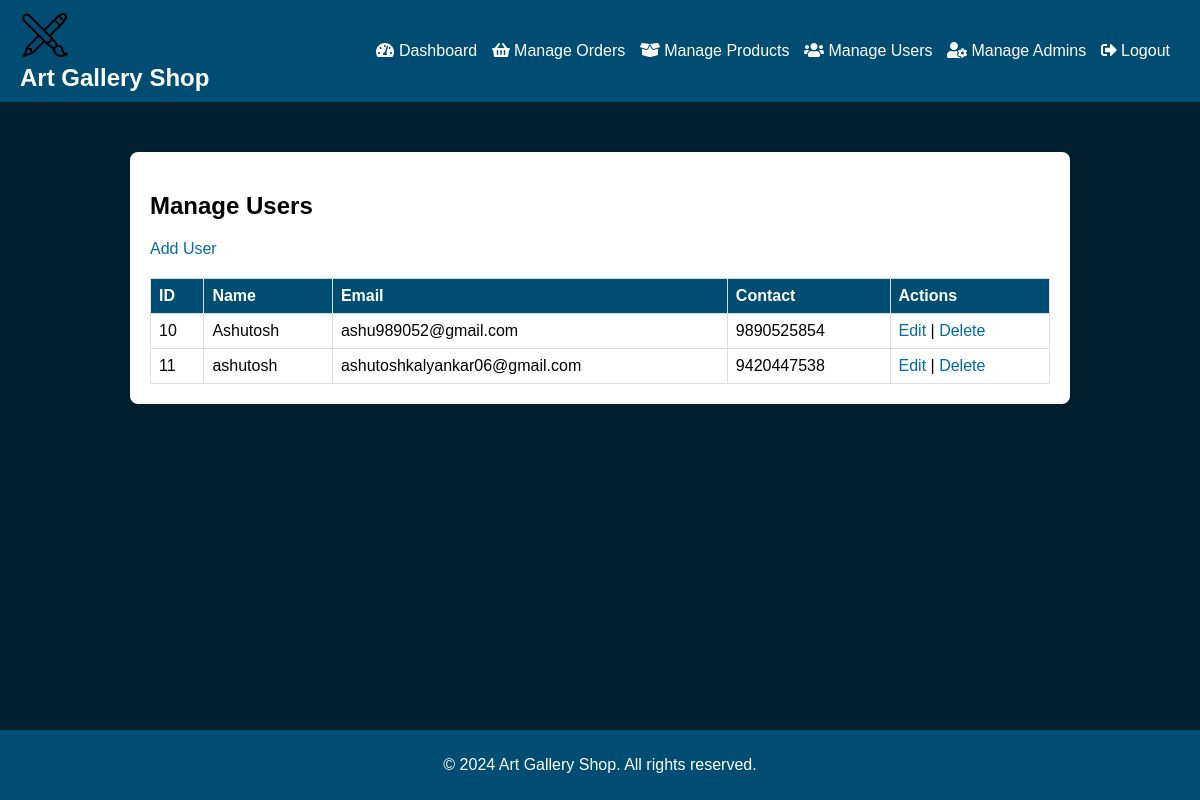
Before: /admin/manage_users.php (signed in) with the older database file.
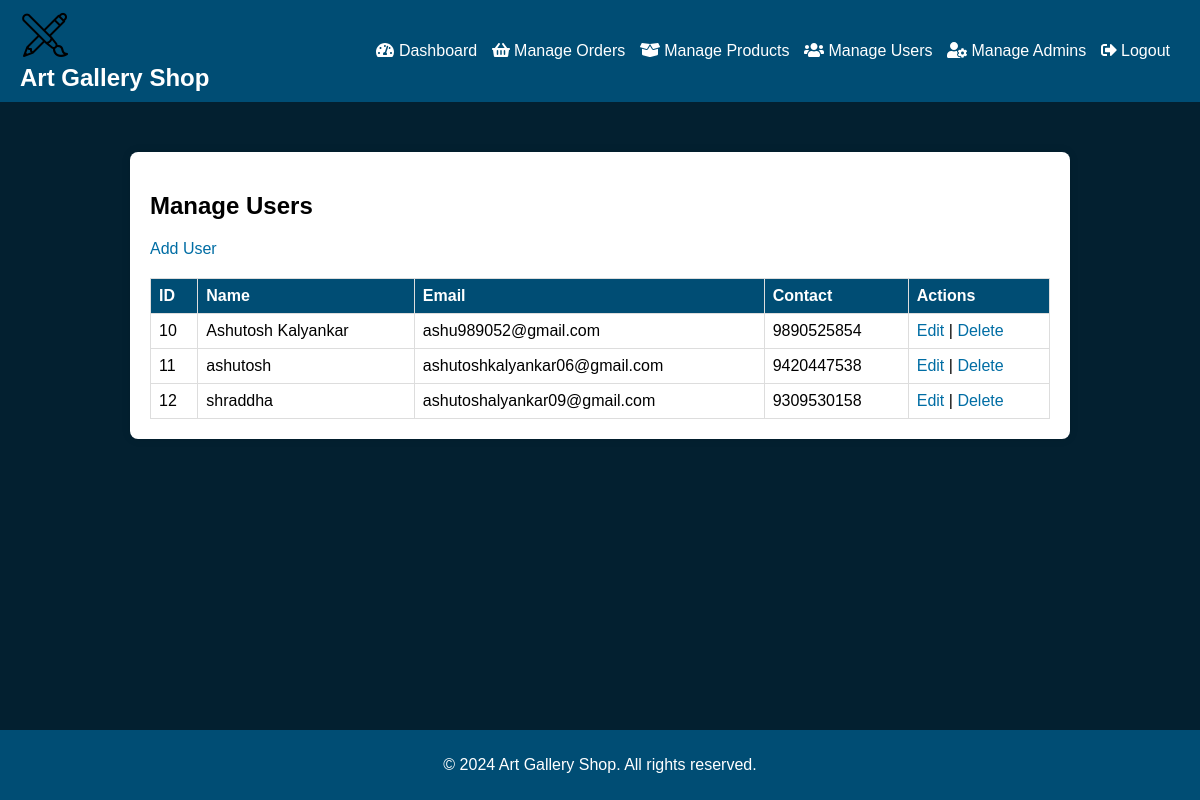
After: the same page with the newer database file.
### tables this page shows
CREATE TABLE `users` (
  `id` int(11) NOT NULL,
  `name` varchar(100) NOT NULL,
  `email` varchar(100) NOT NULL,
  `password` varchar(255) NOT NULL,
  `contact` varchar(20) DEFAULT NULL
);

### admin/manage_users.php (the view, shortened to what this page needs)
<?php
include 'includes/config.php';
$sql = "SELECT * FROM users";
$result = $conn->query($sql);
?>
<!DOCTYPE html>
<html lang="en">
<head>
    <link rel="stylesheet" href="css/manage_users_style.css">
    <link rel="stylesheet" href="https://cdnjs.cloudflare.com/ajax/libs/font-awesome/5.15.3/css/all.min.css">
</head>
<body>
<nav class="navbar">
        <div class="logo">
            <img src="images/logo.png" alt="Logo">
            <h1>Art Gallery Shop</h1>
        </div>
        <ul class="nav-links">
            <li><a href="dashboard.php"><i class="fas fa-tachometer-alt"></i> Dashboard</a></li>
            <li><a href="manage_orders.php"><i class="fas fa-shopping-basket"></i> Manage Orders</a></li>
            <li><a href="manage_products.php"><i class="fas fa-box-open"></i> Manage Products</a></li>
            <li><a href="manage_users.php"><i class="fas fa-users"></i> Manage Users</a></li>
            <li><a href="manage_admins.php"><i class="fas fa-user-cog"></i> Manage Admins</a></li>
            <li><a href="logout.php"><i class="fas fa-sign-out-alt"></i> Logout</a></li>
        </ul>
    </nav>
    <div class="users-container">
        <h2>Manage Users</h2>
        <a href="add_user.php">Add User</a>
        <table>
            <thead>
                <tr>
                    <th>ID</th>
                    <th>Name</th>
                    <th>Email</th>
                    <th>Contact</th>
                    <th>Actions</th>
                </tr>
            </thead>
            <tbody>
                <?php
                if ($result->num_rows > 0) {
                    while ($row = $result->fetch_assoc()) {
                        echo "<tr>
                                <td>{$row['id']}</td>
                                <td>{$row['name']}</td>
                                <td>{$row['email']}</td>
                                <td>{$row['contact']}</td>
                                <td>
                                    <a href='edit_user.php?id={$row['id']}'>Edit</a> |
                                    <a href='delete_user.php?id={$row['id']}' onclick='return confirm(\"Are you sure?\")'>Delete</a>
                                </td>
                              </tr>";
                    }
                } else {
                    echo "<tr><td colspan='5'>No users found</td></tr>";
                }
                ?>
            </tbody>
        </table>
    </div>
    <footer class="footer">
        <p>&copy; 2024 Art Gallery Shop. All rights reserved.</p>
    </footer>
</body>
</html>

Changed rows visible on the page:
changed users "ashu989052@gmail.com": name "Ashutosh" → "Ashutosh Kalyankar"
added users: id "12", name "shraddha", email "ashutoshalyankar09@gmail.com", contact "9309530158"
